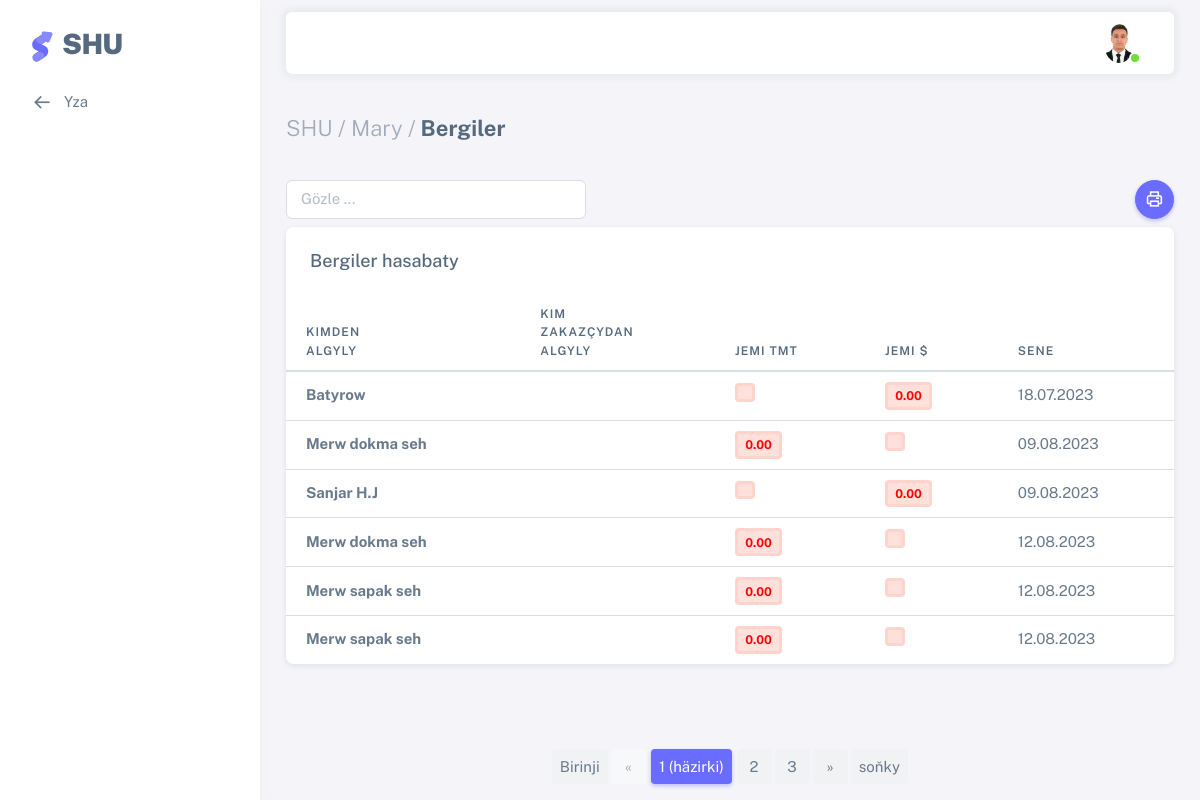
The app's page /bergiler/ (signed in) with its own data.
### users/models.py (models this page shows, shortened)
class AllUsers(AbstractUser):
    username = models.CharField(max_length=100, unique=True)
    office = models.ForeignKey(Office, on_delete=models.CASCADE, null=True)
    sehs = models.ForeignKey(Sehler, related_name='user_sehs', on_delete=models.CASCADE, null=True, blank=True)
    bolum = models.ForeignKey(Bolum, on_delete=models.CASCADE,null=True)
    wez = models.ForeignKey(Wez, on_delete=models.CASCADE, null=True)
    first_name = models.CharField(max_length=100)
    last_name = models.CharField(max_length=100)
    middle_name = models.CharField(max_length=100, null=True, blank=True)
    birth_date = models.DateField("Doglan senesi", default=timezone.now)
    tel = models.CharField("Telefon belgisi", max_length=12, null=True, blank=True)
    email = models.EmailField(unique=True)
    address = models.TextField(null=True, blank=True)
    user_code = models.CharField(max_length=12, unique=True, default=random_string, null=True, blank=True)
    image = models.ImageField(default='default.png', upload_to='profile_pics')

class Office(models.Model):
    name = models.CharField("Edara-kärhananyň ady", max_length=1000, null=True, blank=True)
    tel = models.CharField("Telefon belgisi", null=True, blank=True, max_length=12)
    reg_num = models.CharField("reg nomer", max_length=100, null=True, blank=True,)
    ind_num = models.CharField("indeks nomer", max_length=100, null=True, blank=True,)
    kpp_num = models.CharField(max_length=100, null=True, blank=True)
    address = models.TextField("Salgysy", null=True, blank=True)
    description = models.TextField("Gysga beyany", null=True, blank=True)
    slug = models.SlugField(max_length=300, unique=True, db_index=True, verbose_name="URL")
    def __str__(self):
        return self.name
    class Meta:
        verbose_name = 'Edara-kärhana'
        verbose_name_plural = 'Edara-kärhanalar'

class Sehler(models.Model):
    office = models.ForeignKey(Office, related_name='office_sehs', on_delete=models.CASCADE, null=True, blank=True)
    pr_seh = models.ForeignKey(Primary_Seh, on_delete=models.CASCADE, null=True, blank=True)
    name = models.CharField("Sehler", max_length=1000, blank=True,null=True)
    tel = models.CharField("Telefon belgisi", null=True, blank=True, max_length=12)
    address = models.TextField("Salgysy", null=True, blank=True)
    sene = models.DateField("Senesi", default=timezone.now, null=True, blank=True)
    class Meta:
        verbose_name = 'sub Seh'
        verbose_name_plural = 'sub Sehler'

### shu/models.py (models this page shows, shortened)
class Das_zawod(models.Model):
    name = models.CharField("Zawodyň ady", max_length=1000, blank=True,null=True)
    tel = models.CharField("Telefon belgisi", null=True, blank=True, max_length=12)
    address = models.TextField("Salgysy", null=True, blank=True)
    sene = models.DateField("Senesi", default=timezone.now, null=True, blank=True)
    class Meta:
        verbose_name = 'Daşyndan işleşilýän zawod'
        verbose_name_plural = 'Daşyndan işleşilýän zawodlar'

### shu/views.py (the view)
# urls.py: path('bergiler/', views.Bergi, name='bergiler'),
@login_required(login_url='login')
def Bergi(request):
    page_title = _('Bergiler')
    dok_al=AydakyDokma_hasabat.objects.exclude(tapawudy=None).filter(zakaz_user=None).annotate(ady=F('sehs__name'),senesi=F('sene'),tap=Sum('tapawudy')).values('ady','tap','senesi')
    hal_al=Aydakyhalta_hasabat.objects.exclude(tapawudy=None).filter(zakaz_user=None).annotate(ady=F('sehs__name'),senesi=F('sene'),tap=Sum('tapawudy')).values('ady','tap','senesi')
    sap_al=AydakySapak_hasabat.objects.exclude(tapawudy=None).filter(zakaz_user=None).annotate(ady=F('sehs__name'),senesi=F('sene'),tap=Sum('tapawudy')).values('ady','tap','senesi')
    ay_pr_m=Aylyk_premya.objects.filter(~Q(awans_m=None)).annotate(ady=F('user__last_name'),senesi=F('sene'),tap=Sum('jemi_m')).values('ady','tap','senesi')
    ay_pr_d=Aylyk_premya.objects.filter(~Q(awans_d=None)).annotate(ady=F('user__last_name'),senesi=F('sene'),tap_d=Sum('jemi_d')).values('ady','tap_d','senesi')
    zw_m=Das_isleyan_zawodlar.objects.annotate(ady=F('zawod__name'),senesi=F('sene'),tap_d=Sum('tapawut_m')).values('ady','tap_d','senesi')
    zw_d=Das_isleyan_zawodlar.objects.annotate(ady=F('zawod__name'),senesi=F('sene'),tap_d=Sum('tapawut_d')).values('ady','tap_d','senesi')
    b_karz_m=Das_karz_alynanpul.objects.annotate(ady=F('karzcy'),senesi=F('sene'),tap_m=Sum('jemi_m')).values('ady','tap_m','senesi')
    b_karz_d=Das_karz_alynanpul.objects.annotate(ady=F('karzcy'),senesi=F('sene'),tap_d=Sum('jemi_d')).values('ady','tap_d','senesi')
    gpz_m=Sklad_swotkalar.objects.annotate(ady=F('kimden__name'),senesi=F('sene'),tap_d=Sum('galyndy_bahasy_m')).values('ady','tap_d','senesi')
    gpz_d=Sklad_swotkalar.objects.annotate(ady=F('kimden__name'),senesi=F('sene'),tap_d=Sum('galyndy_bahasy_d')).values('ady','tap_d','senesi')
    bank=Bank.objects.annotate(ady=F('user__name'),senesi=F('sene'),tap_d=Sum('galyndy')).values('ady','tap_d','senesi')
    inwen_m=Inwentar.objects.annotate(ady=F('harydyn_ady'),senesi=F('sene'),tap_m=Sum('j_bahasy_m')).values('ady','tap_m','senesi')
    inwen_d=Inwentar.objects.annotate(ady=F('harydyn_ady'),senesi=F('sene'),tap_d=Sum('j_bahasy_d')).values('ady','tap_d','senesi')
    z_dok_ber=Zakaz_balans.objects.filter(seh__pr_seh=3).exclude(bergi=None).annotate(zady=F('user__faa'),senesi=F('zakaz_sene'),tap=Sum('bergi')).values('zady','tap','senesi')
    z_hal_ber=Zakaz_balans.objects.filter(seh__pr_seh=2).exclude(bergi=None).annotate(zady=F('user__faa'),senesi=F('zakaz_sene'),tap=Sum('bergi')).values('zady','tap','senesi')
    z_sap_ber=Zakaz_balans.objects.filter(seh__pr_seh=1).exclude(bergi=None).annotate(zady=F('user__faa'),senesi=F('zakaz_sene'),tap=Sum('bergi')).values('zady','tap','senesi')
    res=list(chain(dok_al,hal_al,sap_al,ay_pr_m,ay_pr_d,z_dok_ber,z_hal_ber,z_sap_ber,zw_m,zw_d,gpz_m,gpz_d,bank,inwen_m,inwen_d,b_karz_m,b_karz_d))
    paginator = Paginator(res, 10)
    page = request.GET.get('page')
    try:
        myuser = paginator.get_page(page)
    except PageNotAnInteger:
        myuser = paginator.page(1)
    except EmptyPage:
        myuser = paginator.page(paginator.num_pages)
    context = {'title': page_title,'myuser':myuser}
    return render(request, 'shu/bergiler.html', context)

### users/models.py (called while the page is built)
    def __str__(self):
        return self.name

### shu/templates/shu/bergiler.html (shortened to what this page needs)
{% extends 'shu/base.html' %}
{% load i18n %}
{% load crispy_forms_tags %}
{% load static %}
{% block menu %}
<li class="menu-item">
  <a href="{% url 'dashboard' %}" class="menu-link">
    <i class="menu-icon tf-icons bx bx-arrow-back"></i>
    <div>Yza</div>
  </a>
</li>
{% endblock %}
{% block content %}
<div class="content-wrapper">
    <div class="container-xxl flex-grow-1 container-p-y">
      <h4 class="fw-bold py-3 mb-4"><span class="text-muted fw-light">SHU / {{ user.office|default_if_none:"" }} /</span> {{ title }}</h4>
    <a><button style="float:right;" onclick="printData()" class="btn rounded-pill btn-icon btn-primary"> <i class="tf-icons bx bx-printer"></i></button>
    <input class="form-control mb-2" style="width:300px;" id='myInput' onkeyup='myFunction()' type='text' placeholder="Gözle ..."></a>
    <div class="card" id="printTable">
      <h5 class="card-header">Bergiler hasabaty</h5>
      <div class="table-responsive text-nowrap">
        <table class="table table-hover" id="myTable">
          <thead>
            <tr>
              <th>Kimden<br>algyly</th>
              <th>Kim<br>zakazçydan<br>algyly</th>
              <th>Jemi TMT</th>
              <th>Jemi $</th>
              <th>Sene</th>
            </tr>
          </thead>
          <tbody class="table-border-bottom-0">
            {% for deg in myuser|dictsort:"senesi" %}
            {% if deg.tap <= 0 or deg.tap_d <= 0 %}
            <tr>
              <td><strong>{{deg.ady|default_if_none:""}}</strong></td>
              <td><strong>{{deg.zady|default_if_none:""}}</strong></td>
              <td><span class="badge bg-label-danger border-light-danger me-1"><strong style="color:Red;">{{deg.tap|floatformat:2|default_if_none:""}}</strong></span></td>
              <td><span class="badge bg-label-danger border-light-danger me-1"><strong style="color:Red;">{{deg.tap_d|floatformat:2|default_if_none:""}}</strong></span></td>
              <td>{{deg.senesi|date:"d.m.Y"}}</td>
            </tr>
            {% endif %}
            {% endfor %}
          </tbody>
        </table>
      </div>
    </div>
    </div>
    {% if myuser.paginator.num_pages > 1 %}
      <nav aria-label="Page navigation">
          <ul class="pagination justify-content-center">
              {% if myuser.paginator.num_pages != 1 %}
                  <li class="page-item"><a class="page-link" href="?page=1">{% trans "Birinji" %}</a></li>
              {% else %}
                  <li class="page-item disabled"><a class="page-link" href="#">{% trans "Birinji" %}</a></li>
              {% endif %}
              {% if myuser.has_previous %}
                  <li class="page-item"><a class="page-link" href="?page={{ myuser.previous_page_number }}">&laquo;</a></li>
              {% else %}
                  <li class="page-item disabled"><a class="page-link" href="#">&laquo;</a></li>
              {% endif %}
              {% for i in myuser.paginator.page_range %}
                  {% if myuser.number == i %}
                      <li class="page-item active"><a class="page-link" href="#">{{ i }} <span class="sr-only">{% trans "(häzirki)" %}</span></a></li>
                  {% elif myuser.number > i|add:"-5" and myuser.number < i|add:"+5"%}
                      <li class="page-item"><a class="page-link" href="?page={{ i }}">{{ i }}</a></li>
                  {% endif %}
              {% endfor %}
              {% if myuser.has_next %}
                  <li class="page-item"><a class="page-link" href="?page={{ myuser.next_page_number }}">&raquo;</a></li>
              {% else %}
                  <li class="page-item disabled"><a class="page-link" href="#">&raquo;</a></li>
              {% endif %}
              {% if myuser.paginator.num_pages != myuser.number %}
                  <li class="page-item"><a class="page-link" href="?page={{ myuser.paginator.num_pages }}">{% trans "soňky" %}</a></li>
              {% else %}
                  <li class="page-item disabled"><a class="page-link" href="#">{% trans "soňky" %}</a></li>
              {% endif %}
          </ul>
      </nav>
    {% endif %}
  </div>
</div>
{% endblock content %}

### templates/include/header.html (shortened to what this page needs)
	{% load static i18n %}
	{% load crispy_forms_tags %}
		<nav class="layout-navbar container-xxl navbar navbar-expand-xl navbar-detached align-items-center bg-navbar-theme" id="layout-navbar">
		  <div class="navbar-nav-right d-flex align-items-center" id="navbar-collapse">
			<ul class="navbar-nav flex-row align-items-center ms-auto">
			  <li class="nav-item navbar-dropdown dropdown-user dropdown">
				<a class="nav-link dropdown-toggle hide-arrow" href="javascript:void(0);" data-bs-toggle="dropdown">
				  <div class="avatar avatar-online">
					<img src="{{ user.image.url }}" onerror="this.onerror=null;this.src='{% static 'assets/img/avatars/default.png' %}'" alt class="w-px-30 h-auto rounded-circle" />
				  </div>
				</a>
			  </li>
			</ul>
		  </div>
		</nav>

### records on screen
AllUsers: image (picture), office "Mary"
Sehler: ady "Merw dokma seh", tap "0.00", senesi "09.08.2023", senesi "12.08.2023"
Das_zawod: ady "Sanjar H.J", tap_d "0.00", senesi "09.08.2023"
Sehler: ady "Merw sapak seh", tap "0.00", senesi "12.08.2023"

### other values on screen
{{ title }} "Bergiler"
{{ deg.ady|default_if_none:"" }} "Batyrow"
{{ deg.tap_d|floatformat:2|default_if_none:"" }} "0.00"
{{ deg.senesi|date:"d.m.Y" }} "18.07.2023"
{{ i }} "1"
{{ i }} "2" "3"
